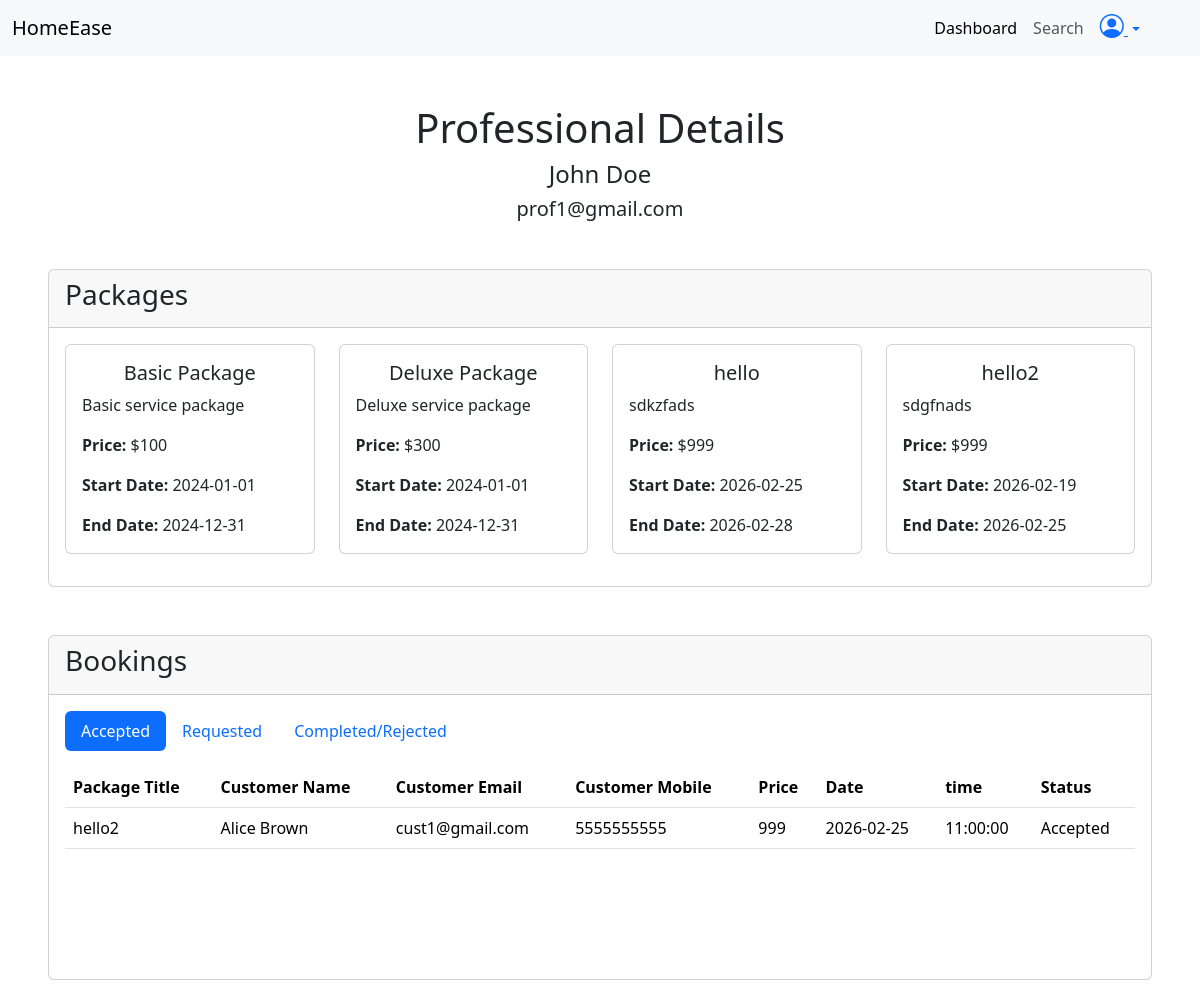
The app's page /admin/professional-details/1 (signed in) with its own data.
### application/models.py (models this page shows, shortened)
class Professional(db.Model, UserMixin):
    id = db.Column(db.Integer, primary_key =True , autoincrement=True)
    email = db.Column(db.String, unique=True , nullable=False)
    password = db.Column(db.String , nullable=False)
    name = db.Column(db.String , nullable=False)
    address = db.Column(db.String, nullable=False)
    mobile = db.Column(db.String, nullable=False)
    experiance = db.Column(db.String,nullable = False)
    status = db.Column(db.String, nullable=False)
    resume_url = db.Column(db.String, nullable=False)
    packages = db.relationship("Package", backref="professional", lazy=True)
    bookings = db.relationship("Booking", backref="professional", lazy=True)

class Package(db.Model):
    id = db.Column(db.Integer, primary_key =True , autoincrement=True)
    title = db.Column(db.String, unique=True , nullable=False)
    price = db.Column(db.String , nullable=False)
    description= db.Column(db.String , nullable=False)
    prof_id = db.Column(db.Integer ,db.ForeignKey("professional.id") , nullable=False )
    status = db.Column(db.String, nullable=False)
    start_date = db.Column(db.Date , nullable =False)
    end_date = db.Column(db.Date , nullable =False)
    bookings = db.relationship("Booking", backref="package", lazy=True)

class Booking(db.Model):
    id = db.Column(db.Integer, primary_key =True , autoincrement=True)
    total_price = db.Column(db.String , nullable=False)
    start_time = db.Column(db.Time , nullable =False)
    end_time = db.Column(db.Time )
    date = db.Column(db.Date , nullable =False)
    status = db.Column(db.String, nullable=False)
    prof_id = db.Column(db.Integer ,db.ForeignKey("professional.id") , nullable=False )
    pack_id =  db.Column(db.Integer ,db.ForeignKey("package.id") , nullable=False )
    cust_id = db.Column(db.Integer ,db.ForeignKey("customer.id") , nullable=False)

class Customer(db.Model, UserMixin):
    id = db.Column(db.Integer, primary_key =True , autoincrement=True)
    email = db.Column(db.String, unique=True , nullable=False)
    password = db.Column(db.String , nullable=False)
    name = db.Column(db.String , nullable=False)
    address = db.Column(db.String, nullable=False)
    mobile = db.Column(db.String, nullable=False)
    bookings = db.relationship("Booking", backref="customer", lazy=True)
    status = db.Column(db.String, nullable=False)

### application/routes.py (the view)
@app.route("/admin/professional-details/<int:prof_id>")
@login_required
def professional_details(prof_id):
    prof = db.session.query(Professional).filter_by(id=prof_id).first()
    if prof:
        packages = prof.packages
        bookings = prof.bookings
        return render_template("admin/professional_details.html" ,prof =prof, packages=packages , bookings=bookings)
    else:
        return "Professional not found"

### app.py (called while the page is built)
def create_app():
    app = Flask(__name__ , )
    app.config["SQLALCHEMY_DATABASE_URI"] = "sqlite:///mydb.sqlite3"
    app.config["SECRET_KEY"] = "mysecretkey"
    db.init_app(app)
    login_manager = LoginManager(app)
    @login_manager.user_loader
    def load_user(email):
        user= db.session.query(Customer).filter_by(email=email).first() or \
        db.session.query(Professional).filter_by(email=email).first() or \
        db.session.query(Admin).filter_by(email=email).first()
        return user
    app.app_context().push()
    return app

### templates/admin/professional_details.html (shortened to what this page needs)
<!DOCTYPE html>
<html lang="en">
<head>
    <link href="https://cdn.jsdelivr.net/npm/bootstrap@5.3.8/dist/css/bootstrap.min.css" rel="stylesheet"
>
    <link rel="stylesheet" href="https://cdn.jsdelivr.net/npm/bootstrap-icons@1.13.1/font/bootstrap-icons.min.css">
</head>
<body>
    <nav class="navbar navbar-expand-lg bg-body-tertiary">
        <div class="container-fluid">
            <a class="navbar-brand" href="#">HomeEase</a>
            <div class="collapse navbar-collapse" id="navbarNav">
                <ul class="navbar-nav ms-auto me-5">
                    <li class="nav-item">
                        <a class="nav-link active" aria-current="page" href="/admin/dashboard">Dashboard</a>
                    </li>
                    <li class="nav-item me-2">
                        <a class="nav-link" href="/admin/search">Search</a>
                    </li>
                    <li class="nav-item ">
                        <div class="dropdown">
                            <a class="dropdown-toggle" href="#" data-bs-toggle="dropdown" aria-expanded="false">
                                <i class="bi bi-person-circle fs-4"></i>
                            </a>
                        </div>
                    </li>
                </ul>
            </div>
        </div>
    </nav>
    <div>
        <h1 class="text-center mt-5">Professional Details</h1>
        <h4 class="text-center">{{ prof.name }}</h4>
        <h5 class="text-center">{{ prof.email }}</h5>
    </div>
    <div class="card mt-5 ms-5 me-5">
        <div class="card-header">
            <div class="d-flex d-inline">
                <h3>Packages</h3>
            </div>
        </div>
        <div class="card-body">
            <div class="row ">
                {% for package in packages %}
                <div class="col-3 ">
                    <div class="card mb-3">
                        <div class="card-body">
                            <h5 class="card-title text-center">{{ package.title }}</h5>
                            <p class="card-text">{{ package.description }}</p>
                            <p class="card-text"><strong>Price:</strong> ${{ package.price }}</p>
                            <p class="card-text"><strong>Start Date:</strong> {{ package.start_date }}</p>
                            <p class="card-text"><strong>End Date:</strong> {{ package.end_date }}</p>
                        </div>
                    </div>
                </div>
                {% endfor %}
            </div>
        </div>
    </div>
    <div class="card mt-5 ms-5 me-5 mb-5">
        <div class="card-header">
            <h3>Bookings</h3>
        </div>
        <div class="card-body">
            <ul class="nav nav-pills mb-3" id="pills-tab" role="tablist">
                <li class="nav-item" role="presentation">
                    <button class="nav-link active" id="pills-accepted-bookings-tab" data-bs-toggle="pill"
                        data-bs-target="#pills-accepted-bookings" type="button" role="tab" aria-controls="pills-home"
                        aria-selected="true">Accepted</button>
                </li>
                <li class="nav-item" role="presentation">
                    <button class="nav-link" id="pills-requested-bookings-tab" data-bs-toggle="pill"
                        data-bs-target="#pills-requested-bookings" type="button" role="tab" aria-controls="pills-profile"
                        aria-selected="false">Requested</button>
                </li>
                <li class="nav-item" role="presentation">
                    <button class="nav-link" id="pills-completed-bookings-tab" data-bs-toggle="pill"
                        data-bs-target="#pills-completed-bookings" type="button" role="tab" aria-controls="pills-profile"
                        aria-selected="false">Completed/Rejected</button>
                </li>
            </ul>
            <div class="tab-content" id="pills-tabContent">
                <div class="tab-pane fade show active" id="pills-accepted-bookings" role="tabpanel"
                    aria-labelledby="pills-accepted-bookings-tab" tabindex="0">
                    <table class="table">
                        <thead>
                            <tr>
                                <th scope="col">Package Title</th>
                                <th scope="col">Customer Name</th>
                                <th scope="col">Customer Email</th>
                                <th scope="col">Customer Mobile</th>
                                <th scope="col">Price</th>
                                <th scope="col">Date</th>
                                <th scope="col">time</th>
                                <th scope="col">Status</th>
                            </tr>
                        </thead>
                        <tbody>
                            {% for booking in bookings %}
                            {% if booking.status =="Accepted" %}
                            <tr>
                                <td>{{ booking.package.title }}</td>
                                <td>{{booking.customer.name}}</td>
                                <td>{{booking.customer.email}}</td>
                                <td>{{booking.customer.mobile}}</td>
                                <td>{{ booking.package.price }}</td>
                                <td>{{ booking.date }}</td>
                                <td>{{ booking.start_time }}</td>
                                <td>{{ booking.status }}</td>
                            </tr>
                            {% endif %}
                            {% endfor %}
                        </tbody>
                    </table>
                </div>
            </div>
            </div>
        </div>
</body>
</html>

### records on screen
Professional: name "John Doe", email "prof1@gmail.com"
Package: title "Basic Package", description "Basic service package", price "100", start_date "2024-01-01", end_date "2024-12-31"
Package: title "Deluxe Package", description "Deluxe service package", price "300", start_date "2024-01-01", end_date "2024-12-31"
Package: title "hello", description "sdkzfads", price "999", start_date "2026-02-25", end_date "2026-02-28"
Package: title "hello2", description "sdgfnads", price "999", start_date "2026-02-19", end_date "2026-02-25"
Booking: package "hello2", customer.name "Alice Brown", customer.email "cust1@gmail.com", customer.mobile "5555555555", package.price "999", date "2026-02-25", start_time "11:00:00", status "Accepted"
